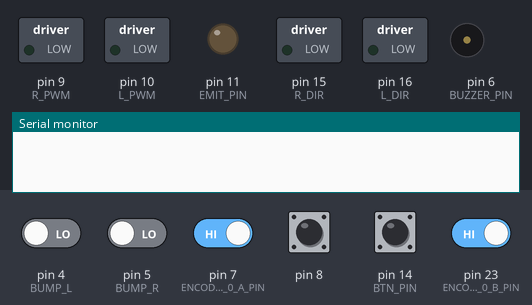
The sketch below on a simulated Arduino Leonardo, built with avr-gcc and run on an emulated ATmega32U4. On the bench: switched loads named in the sketch (green lamp = pin HIGH), output pins drawn as LEDs (lit = HIGH), buzzer (waves = sounding), the last lines printed to the serial monitor. The inputs (shaded band) are chosen by the test bench; at power-on: pin 7 (ENCODER_0_A_PIN), pin 8, pin 14 (BTN_PIN), pin 23 (ENCODER_0_B_PIN) HIGH, pin 4 (BUMP_L), pin 5 (BUMP_R) LOW.

Above: at 0.8 s.
0.9 s: pin 14 (BTN_PIN) pulled LOW for 0.15 s
At 2.1 s:
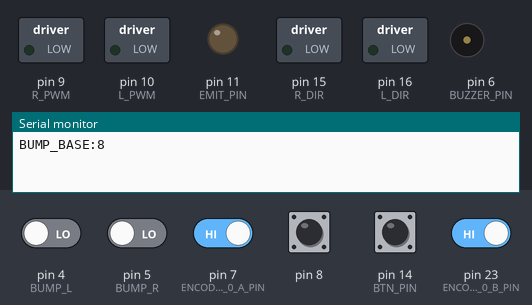
2.5 s: pin 14 (BTN_PIN) pulled LOW for 1 s
At 3.4 s:
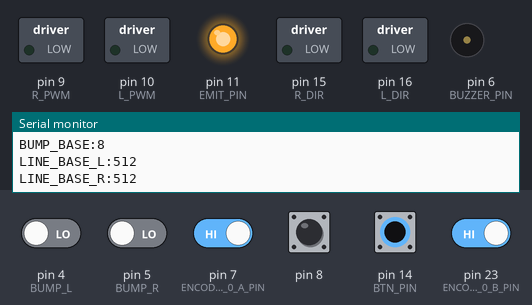
5.0 s: pin 14 (BTN_PIN) pulsed LOW 2 times (0.12 s each, 0.3 s apart)
At 6.0 s:
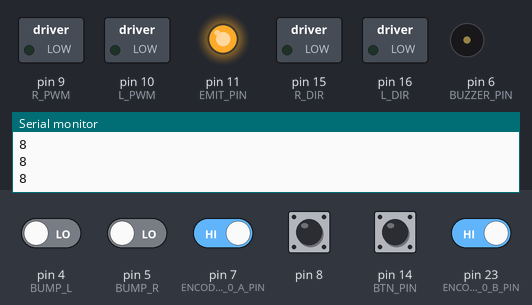
Timing chart, 0 to 8.0 s (numbered marks = the images above; inputs shaded):
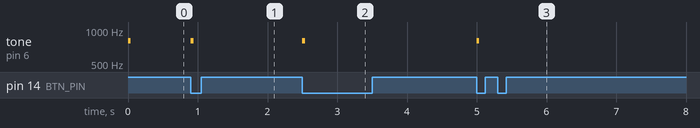

The sketch:

Follower_BumpIR.ino
```cpp
#include "Encoders.h"
#include "Motors.h"
#include "PID.h"
#include "Kinematics.h"
#include "LineSensors.h"

#define BUMP_L 4
#define BUMP_R 5
#define EMIT_PIN 11

#define BTN_PIN 14
#define BUZZER_PIN 6

Motors_c motors;
Kinematics_c kin;
PID_c pidL, pidR;
LineSensors_c line_sensors;

unsigned long bump_base = 0;
int line_L_base = 0;
int line_R_base = 0;

unsigned long beep_off_time = 0;
unsigned long t0 = 0;

unsigned long readBump(int pin) {
  pinMode(pin, OUTPUT);
  digitalWrite(pin, HIGH);
  delayMicroseconds(10);
  pinMode(pin, INPUT);
  unsigned long t0 = micros();
  while (digitalRead(pin) == HIGH) {
    if (micros() - t0 > 4500) break;
  }
  return micros() - t0;
}

void softBeep(int duration_ms) {
  tone(BUZZER_PIN, 800);
  beep_off_time = millis() + duration_ms;
}

void setup() {
  Serial.begin(115200);

  motors.initialise();
  setupEncoder0();
  setupEncoder1();

  pidL.initialise(0.04025, 0.00005, 0);
  pidR.initialise(0.07000, 0.00005, 0);

  kin.initialise(0, 0, 0);

  pinMode(BUMP_L, INPUT);
  pinMode(BUMP_R, INPUT);

  pinMode(EMIT_PIN, INPUT);

  pinMode(BTN_PIN, INPUT_PULLUP);
  pinMode(BUZZER_PIN, OUTPUT);

  softBeep(40);

  while (digitalRead(BTN_PIN) == HIGH) {
    if (beep_off_time && millis() >= beep_off_time) {
      noTone(BUZZER_PIN);
      beep_off_time = 0;
    }
  }
  softBeep(40);
  bump_base = readBump(BUMP_L);
  Serial.print("BUMP_BASE:");
  Serial.println(bump_base);
  softBeep(40);
  while (digitalRead(BTN_PIN) == LOW) {
    if (beep_off_time && millis() >= beep_off_time) {
      noTone(BUZZER_PIN);
      beep_off_time = 0;
    }
  }

  while (digitalRead(BTN_PIN) == HIGH) {
    if (beep_off_time && millis() >= beep_off_time) {
      noTone(BUZZER_PIN);
      beep_off_time = 0;
    }
  }
  softBeep(40);
  line_sensors.readSensorsADC();
  line_L_base = line_sensors.readings[0];
  line_R_base = line_sensors.readings[4];
  Serial.print("LINE_BASE_L:");
  Serial.println(line_L_base);
  Serial.print("LINE_BASE_R:");
  Serial.println(line_R_base);
  softBeep(40);
  while (digitalRead(BTN_PIN) == LOW) {
    if (beep_off_time && millis() >= beep_off_time) {
      noTone(BUZZER_PIN);
      beep_off_time = 0;
    }
  }

  while (digitalRead(BTN_PIN) == HIGH) {
    if (beep_off_time && millis() >= beep_off_time) {
      noTone(BUZZER_PIN);
      beep_off_time = 0;
    }
  }
  softBeep(40);
  t0 = millis();
  while (digitalRead(BTN_PIN) == LOW) {
    if (beep_off_time && millis() >= beep_off_time) {
      noTone(BUZZER_PIN);
      beep_off_time = 0;
    }
  }
}

void loop() {
  unsigned long now = millis();

  if (beep_off_time && now >= beep_off_time) {
    noTone(BUZZER_PIN);
    beep_off_time = 0;
  }

  unsigned long t = (now - t0) % 200;
  bool bump_window = (t < 100);
  static bool last_window = false;

  if (bump_window != last_window) {
    last_window = bump_window;

    if (bump_window) {
      unsigned long rawL = readBump(BUMP_L);
      unsigned long rawR = readBump(BUMP_R);
      unsigned long raw = (rawL + rawR) / 2;
      Serial.println(raw);
    } else {
    }
  }
}
```

Encoders.h
```cpp
#ifndef _ENCODERS_H
#define _ENCODERS_H

#define ENCODER_0_A_PIN  7
#define ENCODER_0_B_PIN  23
#define ENCODER_1_A_PIN  26

volatile long count_e0;
volatile byte state_e0;
volatile long count_e1;
volatile byte state_e1;

ISR( INT6_vect ) {
  boolean e0_B = digitalRead( ENCODER_0_B_PIN );
  boolean e0_A = digitalRead( ENCODER_0_A_PIN );

  e0_A = e0_A ^ e0_B;

  state_e0 = state_e0 | ( e0_B  << 3 );
  state_e0 = state_e0 | ( e0_A  << 2 );

  if ( state_e0 == 1 ) {
    count_e0--;
  } else if ( state_e0 == 2) {
    count_e0++;
  } else if ( state_e0 == 4) {
    count_e0++;
  } else if ( state_e0 == 7) {
    count_e0--;
  } else if ( state_e0 == 8) {
    count_e0--;
  } else if ( state_e0 == 11) {
    count_e0++;
  } else if ( state_e0 == 13) {
    count_e0++;
  } else if ( state_e0 == 14) {
    count_e0--;
  }

  state_e0 = state_e0 >> 2;

}

ISR( PCINT0_vect ) {

  boolean e1_B = PINE & (1 << PINE2);

  boolean e1_A = digitalRead( ENCODER_1_A_PIN );

  e1_A = e1_A ^ e1_B;

  state_e1 = state_e1 | ( e1_B  << 3 );
  state_e1 = state_e1 | ( e1_A  << 2 );

  if ( state_e1 == 1 ) {
    count_e1--;
  } else if ( state_e1 == 2) {
    count_e1++;
  } else if ( state_e1 == 4) {
    count_e1++;
  } else if ( state_e1 == 7) {
    count_e1--;
  } else if ( state_e1 == 8) {
    count_e1--;
  } else if ( state_e1 == 11) {
    count_e1++;
  } else if ( state_e1 == 13) {
    count_e1++;
  } else if ( state_e1 == 14) {
    count_e1--;
  }

  state_e1 = state_e1 >> 2;
}

void setupEncoder0()
{
  count_e0 = 0;

  pinMode( ENCODER_0_A_PIN, INPUT );
  pinMode( ENCODER_0_B_PIN, INPUT );

  state_e0 = 0;

  boolean e0_A = digitalRead( ENCODER_0_A_PIN );
  boolean e0_B = digitalRead( ENCODER_0_B_PIN );
  e0_A = e0_A ^ e0_B;

  state_e0 = state_e0 | ( e0_B << 1 );
  state_e0 = state_e0 | ( e0_A << 0 );

  EIMSK = EIMSK & ~(1 << INT6);

  EICRB |= ( 1 << ISC60 );

  EIFR |= ( 1 << INTF6 );

  EIMSK |= ( 1 << INT6 );

}

void setupEncoder1(){

  count_e1 = 0;

  DDRE = DDRE & ~(1 << DDE6);

  PORTE = PORTE | (1 << PORTE2 );

  pinMode( ENCODER_1_A_PIN, INPUT );
  digitalWrite( ENCODER_1_A_PIN, HIGH );

  state_e1 = 0;

  boolean e1_B = PINE & (1 << PINE2);

  boolean e1_A = digitalRead( ENCODER_1_A_PIN );

  e1_A = e1_A ^ e1_B;

  state_e1 = state_e1 | ( e1_B << 1 );
  state_e1 = state_e1 | ( e1_A << 0 );

  PCICR = PCICR & ~( 1 << PCIE0 );

  PCMSK0 |= (1 << PCINT4);

  PCIFR |= (1 << PCIF0);

  PCICR |= (1 << PCIE0);
}

#endif
```

Kinematics.h
```cpp
#ifndef _KINEMATICS_H
#define _KINEMATICS_H

#include <math.h>

extern volatile long count_e0;
extern volatile long count_e1;

const float count_per_rev = 358.3;
const float wheel_radius  = 16.63;
const float wheel_sep     = 43.15;

const float mm_per_count  = ( 2.0 * wheel_radius * PI ) / count_per_rev;

class Kinematics_c {
  public:

    float x,y,theta;

    long last_e1;
    long last_e0;

    Kinematics_c() {

    }

    void initialise( float start_x, float start_y, float start_th ) {
      last_e0 = count_e0;
      last_e1 = count_e1;
      x = start_x;
      y = start_y;
      theta = start_th;
    }

    void update( ) {

        long delta_e1;
        long delta_e0;
        float mean_delta;

        float x_contribution;
        float th_contribution;

        delta_e1 = count_e1 - last_e1;
        delta_e0 = count_e0 - last_e0;

        last_e1 = count_e1;
        last_e0 = count_e0;

        mean_delta = (float)delta_e1;
        mean_delta += (float)delta_e0;
        mean_delta /= 2.0;

        x_contribution = mean_delta * mm_per_count;

        th_contribution = (float)delta_e0;
        th_contribution -= (float)delta_e1;
        th_contribution *= mm_per_count;
        th_contribution /= (wheel_sep *2.0);

        x = x + x_contribution * cos( theta );
        y = y + x_contribution * sin( theta );
        theta = theta + th_contribution;

    }

};

#endif
```

LineSensors.h
```cpp
#ifndef _LINESENSORS_H
#define _LINESENSORS_H

#define NUM_SENSORS 5

const int sensor_pins[ NUM_SENSORS ] = { A11, A0, A2, A3, A4 };

#define EMIT_PIN   11

class LineSensors_c {

  public:

    float readings[ NUM_SENSORS ];

    float minimum[ NUM_SENSORS ];
    float maximum[ NUM_SENSORS ];
    float scaling[ NUM_SENSORS ];

    float calibrated[ NUM_SENSORS ];

    LineSensors_c() {
      for (int i = 0; i < NUM_SENSORS; i++) {
        readings[i] = 0.0;
        calibrated[i] = 0.0;
        minimum[i] = 1023.0;
        maximum[i] = 0.0;
        scaling[i] = 1.0;
      }
    }

    void initialiseForADC() {

      pinMode( EMIT_PIN, OUTPUT );
      digitalWrite( EMIT_PIN, HIGH );

      for( int sensor = 0; sensor < NUM_SENSORS; sensor++ ) {
        pinMode( sensor_pins[sensor], INPUT_PULLUP );
      }

    }

    void readSensorsADC() {

      initialiseForADC();

      for( int sensor = 0; sensor < NUM_SENSORS; sensor++ ) {
        readings[sensor] = (float)analogRead( sensor_pins[sensor] );
      }

    }

    void calcCalibratedADC() {

      readSensorsADC();

      for( int sensor = 0; sensor < NUM_SENSORS; sensor++ ) {
        float range = (maximum[sensor] - minimum[sensor]);
        if (range <= 0.0) range = 1.0;
        scaling[sensor] = 1.0 / range;
        float v = (readings[sensor] - minimum[sensor]) * scaling[sensor];
        calibrated[sensor] = v;
      }

    }

    void initialiseForDigital() {

      pinMode( EMIT_PIN, OUTPUT );
      digitalWrite( EMIT_PIN, HIGH );

    }

    void readSensorsDigital() {
    }

    bool onLine( float threshold = 0.6 ) {
      calcCalibratedADC();
      for (int i = 0; i < NUM_SENSORS; i++) {
        if ( calibrated[i] >= threshold ) return true;
      }
      return false;
    }

};

#endif
```

Motors.h
```cpp
#ifndef _MOTORS_H
#define _MOTORS_H

#define L_PWM 10
#define L_DIR 16
#define R_PWM 9
#define R_DIR 15

#define L_FWD LOW
#define L_REV HIGH
#define R_FWD LOW
#define R_REV HIGH

#define RIGHT_SCALE 0.978f

#define MAX_PWM 180.0

class Motors_c {

  public:

    Motors_c() {
    }

    void initialise() {

      pinMode( L_PWM , OUTPUT );
      pinMode( L_DIR , OUTPUT );
      pinMode( R_PWM , OUTPUT );
      pinMode( R_DIR , OUTPUT );

      digitalWrite( L_DIR, L_FWD );
      digitalWrite( R_DIR, R_FWD );

      analogWrite( L_PWM , 0 );
      analogWrite( R_PWM , 0 );

    }

    void setPWM( float left_pwr, float right_pwr ) {

      if ( left_pwr < 0 ) {
        digitalWrite( L_DIR, L_REV );
      } else {
        digitalWrite( L_DIR, L_FWD );
      }

      if ( right_pwr < 0 ) {
        digitalWrite( R_DIR, R_REV );
      } else {
        digitalWrite( R_DIR, R_FWD );
      }

      if ( left_pwr < 0 ) left_pwr = -left_pwr;
      if ( left_pwr > 255.0 ) left_pwr = 255.0;
      if ( left_pwr > MAX_PWM ) left_pwr = MAX_PWM;
      int left_pwm_val = (int)left_pwr;

      if ( right_pwr < 0 ) right_pwr = -right_pwr;
      right_pwr = right_pwr * RIGHT_SCALE;
      if ( right_pwr > 255.0 ) right_pwr = 255.0;
      if ( right_pwr > MAX_PWM ) right_pwr = MAX_PWM;
      int right_pwm_val = (int)right_pwr;

      analogWrite( L_PWM, left_pwm_val );
      analogWrite( R_PWM, right_pwm_val );

      return;

    }

};

#endif
```

PID.h
```cpp
#ifndef _PID_H
#define _PID_H

class PID_c {
  public:

    float last_error;
    float prev_error;
    float p_term;
    float i_term;
    float d_term;
    float feedback;

    float p_gain;
    float i_gain;
    float d_gain;

    float error_deadzone;
    float output_deadzone;

    float output_min;
    float output_max;
    float max_delta;
    float output_filter;

    float min_effective_output;
    float zero_threshold;

    unsigned long ms_last_t;

    PID_c() {
    }

    void initialise( float p, float i, float d ) {
       feedback = 0;
       last_error = 0;
       prev_error = 0;
       p_term = 0;
       i_term = 0;
       d_term = 0;

       p_gain = p;
       i_gain = i;
       d_gain = d;

       error_deadzone = 0.0f;
       output_deadzone = 0.0f;

       output_min = -255.0f;
       output_max = 255.0f;
       max_delta = 999.0f;
       output_filter = 1.0f;

       min_effective_output = 0.0f;
       zero_threshold = 0.0f;

       ms_last_t = millis();
    }

    void setDeadzone( float error_dz, float output_dz ) {
       error_deadzone = error_dz;
       output_deadzone = output_dz;
    }

    void setOutputLimits( float min_output, float max_output ) {
       output_min = min_output;
       output_max = max_output;
    }

    void setMaxDelta( float max_change ) {
       max_delta = max_change;
    }

    void setOutputFilter( float alpha ) {
       if( alpha < 0.0f ) alpha = 0.0f;
       if( alpha > 1.0f ) alpha = 1.0f;
       output_filter = alpha;
    }

    void setMinEffectiveOutput( float zero_th, float min_eff ) {
       zero_threshold = zero_th;
       min_effective_output = min_eff;
    }

    void reset() {
      p_term = 0;
      i_term = 0;
      d_term = 0;
      last_error = 0;
      prev_error = 0;
      feedback = 0;
      ms_last_t = millis();
    }

    float update( float demand, float measurement ) {
      float error;
      unsigned long ms_now_t;
      unsigned long ms_dt;
      float float_dt;
      float delta_output;

      ms_now_t = millis();
      ms_dt = ms_now_t - ms_last_t;

      ms_last_t = millis();

      float_dt = (float)ms_dt;

      if( float_dt == 0.0 ) return feedback;

      error = demand - measurement;

      if( error_deadzone > 0.0f && fabs(error) < error_deadzone ) {
        error = 0.0f;
      }

      p_term = p_gain * (error - last_error);

      i_term = i_gain * error * float_dt;

      d_term = d_gain * (error - 2.0f * last_error + prev_error) / float_dt;

      delta_output = p_term + i_term + d_term;

      if( output_deadzone > 0.0f && fabs(delta_output) < output_deadzone ) {
        delta_output = 0.0f;
      }

      if( max_delta < 999.0f ) {
        if( delta_output > max_delta ) {
          delta_output = max_delta;
        } else if( delta_output < -max_delta ) {
          delta_output = -max_delta;
        }
      }

      float old_feedback = feedback;

      feedback += delta_output;

      if( feedback > output_max ) {
        feedback = output_max;
      } else if( feedback < output_min ) {
        feedback = output_min;
      }

      if( output_filter < 1.0f ) {
        feedback = output_filter * feedback + (1.0f - output_filter) * old_feedback;
      }

      if( min_effective_output > 0.0f ) {
        float abs_fb = fabs(feedback);

        if( abs_fb < zero_threshold ) {
          feedback = 0.0f;
        }
        else if( abs_fb < min_effective_output ) {
          if( feedback > 0 ) {
            feedback = min_effective_output;
          } else {
            feedback = -min_effective_output;
          }
        }
      }

      prev_error = last_error;
      last_error = error;

      return feedback;
    }

};

#endif
```

Measured:
- after the input at 0.9 s, tone on pin 6 (BUZZER_PIN): silent → 800 Hz at once, → silent 0.04 s later
- after the input at 2.5 s, pin 11 (EMIT_PIN): LOW → HIGH at once; tone on pin 6 (BUZZER_PIN): silent → 800 Hz at once, → silent 0.04 s later
- after the input at 5.0 s, tone on pin 6 (BUZZER_PIN): silent → 800 Hz at once, → silent 0.04 s later
